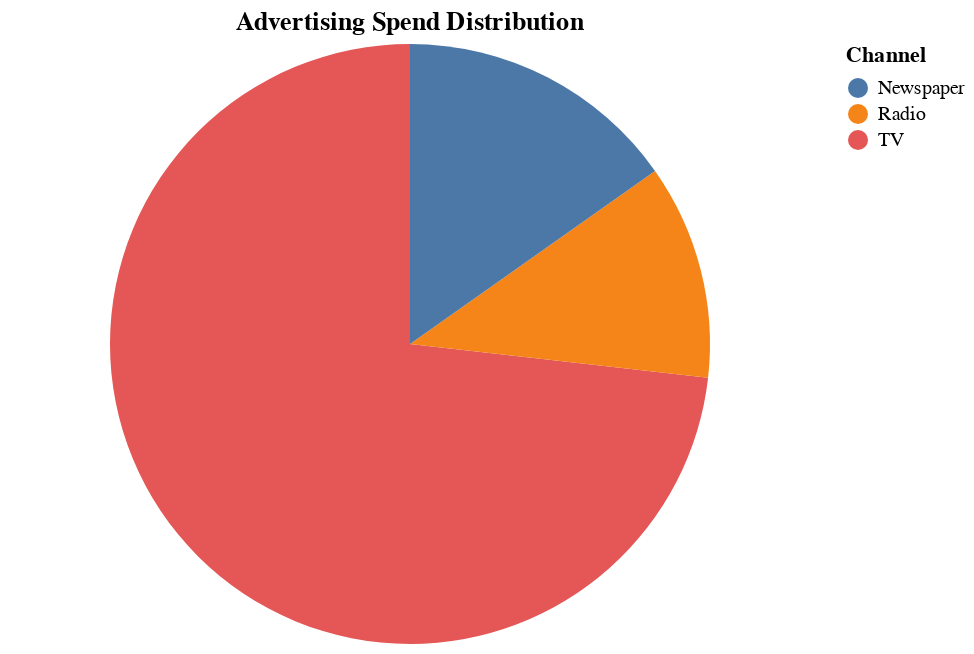

Notebook code for this chart:
### Code cell
# Display 2-3 visualizations of your choice and attributes are your wish.
# Summing up the values for each advertising channel
spending = df58[['TV', 'Radio', 'Newspaper']].sum().reset_index()
spending.columns = ['Channel', 'Total']

# Create the pie chart using Altair
pie_chart = alt.Chart(spending).mark_arc().encode(
    theta=alt.Theta(field="Total", type="quantitative"),
    color=alt.Color(field="Channel", type="nominal"),
    tooltip=['Channel', 'Total']
).properties(
    title="Advertising Spend Distribution"
)

# Display the chart
pie_chart

### Figure 1 — Vega-Lite specification as saved in the notebook (floating-point values rounded to 4 significant figures)
{"config": {"view": {"continuousWidth": 400, "continuousHeight": 300}}, "data": {"name": "data-ed9f182b2ccc2ef7bf77e2d6bd66bea6"}, "mark": "arc", "encoding": {"color": {"field": "Channel", "type": "nominal"}, "theta": {"field": "Total", "type": "quantitative"}, "tooltip": [{"field": "Channel", "type": "nominal"}, {"field": "Total", "type": "quantitative"}]}, "title": "Advertising Spend Distribution", "$schema": "https://vega.github.io/schema/vega-lite/v4.17.0.json", "datasets": {"data-ed9f182b2ccc2ef7bf77e2d6bd66bea6": [{"Channel": "TV", "Total": 29410.0}, {"Channel": "Radio", "Total": 4653.0}, {"Channel": "Newspaper", "Total": 6111.0}]}}
